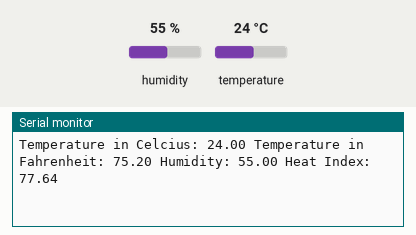
This sketch was run on a simulated Arduino Uno, built with avr-gcc and run on an emulated ATmega328P. Parts: the last lines printed to the serial monitor. Wiring (inferred from the names in the program): DHT22 sensor: data pin 2. The inputs (shaded band) are chosen by the test bench; at power-on: humidity 55 %, temperature 24 °C.

Above: at 5.3 s.
5.4 s: humidity set to 22 %
At 8.3 s:
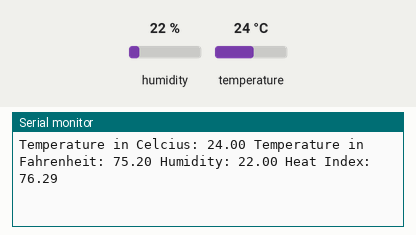
8.8 s: temperature set to 12 °C
At 10.4 s:
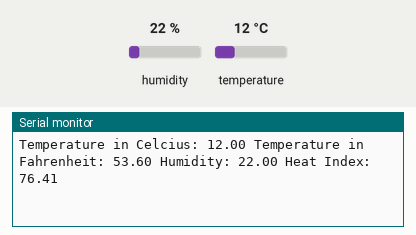
12.2 s: humidity set to 40 %
At 14.6 s:
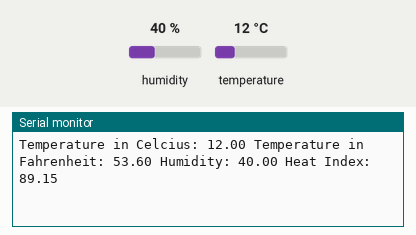
Timing chart, 0 to 16.1 s (numbered marks = the images above; inputs shaded):
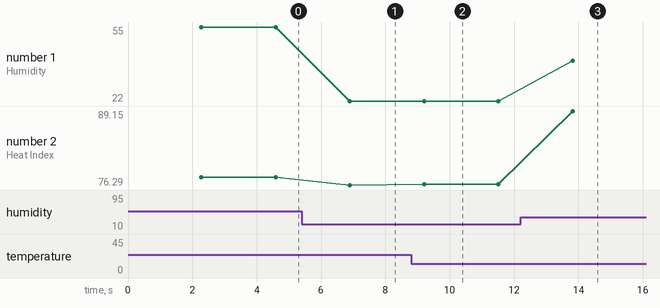

Measured:
- after the input at 5.4 s, the serial monitor: prints a new line after 1.5 s (image 1)
- after the input at 8.8 s, the serial monitor: prints a new line after 0.41 s (image 2)
- after the input at 12.2 s, the serial monitor: prints a new line after 1.6 s (image 3)
- plotted number 1: 55 → 22 after the input at 5.4 s, 22 → 40 after the input at 12.2 s
- plotted number 2: 77.64 → 76.29 after the input at 5.4 s, 76.29 → 76.41 after the input at 8.8 s, 76.41 → 89.15 after the input at 12.2 s

The sketch:

DHT22.ino
```cpp
#include "DHT.h"
#define DHTPIN 2
#define DHTTYPE DHT22
DHT dht(DHTPIN, DHTTYPE);
void setup()
{
  Serial.begin(9600);
  Serial.println("Weather Monitoring");
  dht.begin();
}

void loop()
{
  delay(2000);
  float temperatureinC = dht.readTemperature();
  float humidity = dht.readHumidity();
  float temperatureinF = dht.readTemperature(true);
  float heatIndex = dht.computeHeatIndex(temperatureinF,humidity);
  Serial.print("Temperature in Celcius: ");
  Serial.print(temperatureinC);
  Serial.print(" Temperature in Fahrenheit: ");
  Serial.print(temperatureinF);
  Serial.print(" Humidity: ");
  Serial.print(humidity);
  Serial.print(" Heat Index: ");
  Serial.println(heatIndex);
}
```
